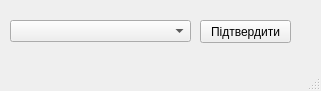
<?xml version="1.0" encoding="UTF-8"?>
<ui version="4.0">
 <class>MainWindow</class>
 <widget class="QMainWindow" name="MainWindow">
  <property name="geometry">
   <rect>
    <x>0</x>
    <y>0</y>
    <width>321</width>
    <height>91</height>
   </rect>
  </property>
  <property name="windowTitle">
   <string>MainWindow</string>
  </property>
  <widget class="QWidget" name="centralwidget">
   <widget class="QPushButton" name="pushButton">
    <property name="geometry">
     <rect>
      <x>550</x>
      <y>140</y>
      <width>75</width>
      <height>23</height>
     </rect>
    </property>
    <property name="text">
     <string>PushButton</string>
    </property>
   </widget>
   <widget class="QLabel" name="label">
    <property name="geometry">
     <rect>
      <x>450</x>
      <y>130</y>
      <width>121</width>
      <height>16</height>
     </rect>
    </property>
    <property name="text">
     <string>Кількість вершин</string>
    </property>
   </widget>
   <widget class="QWidget" name="gridLayoutWidget">
    <property name="geometry">
     <rect>
      <x>30</x>
      <y>100</y>
      <width>301</width>
      <height>201</height>
     </rect>
    </property>
    <layout class="QGridLayout" name="gridLayout"/>
   </widget>
   <widget class="QLabel" name="label_2">
    <property name="geometry">
     <rect>
      <x>640</x>
      <y>130</y>
      <width>47</width>
      <height>13</height>
     </rect>
    </property>
    <property name="text">
     <string>TextLabel</string>
    </property>
   </widget>
   <widget class="QPushButton" name="pushButton_4">
    <property name="geometry">
     <rect>
      <x>200</x>
      <y>20</y>
      <width>91</width>
      <height>23</height>
     </rect>
    </property>
    <property name="text">
     <string>Підтвердити</string>
    </property>
   </widget>
   <widget class="QComboBox" name="comboBox">
    <property name="geometry">
     <rect>
      <x>10</x>
      <y>20</y>
      <width>181</width>
      <height>22</height>
     </rect>
    </property>
    <property name="currentIndex">
     <number>-1</number>
    </property>
   </widget>
   <widget class="QSpinBox" name="spinBox">
    <property name="geometry">
     <rect>
      <x>440</x>
      <y>180</y>
      <width>42</width>
      <height>22</height>
     </rect>
    </property>
   </widget>
  </widget>
  <widget class="QMenuBar" name="menubar">
   <property name="geometry">
    <rect>
     <x>0</x>
     <y>0</y>
     <width>321</width>
     <height>21</height>
    </rect>
   </property>
  </widget>
  <widget class="QStatusBar" name="statusbar"/>
 </widget>
 <resources/>
 <connections/>
</ui>
